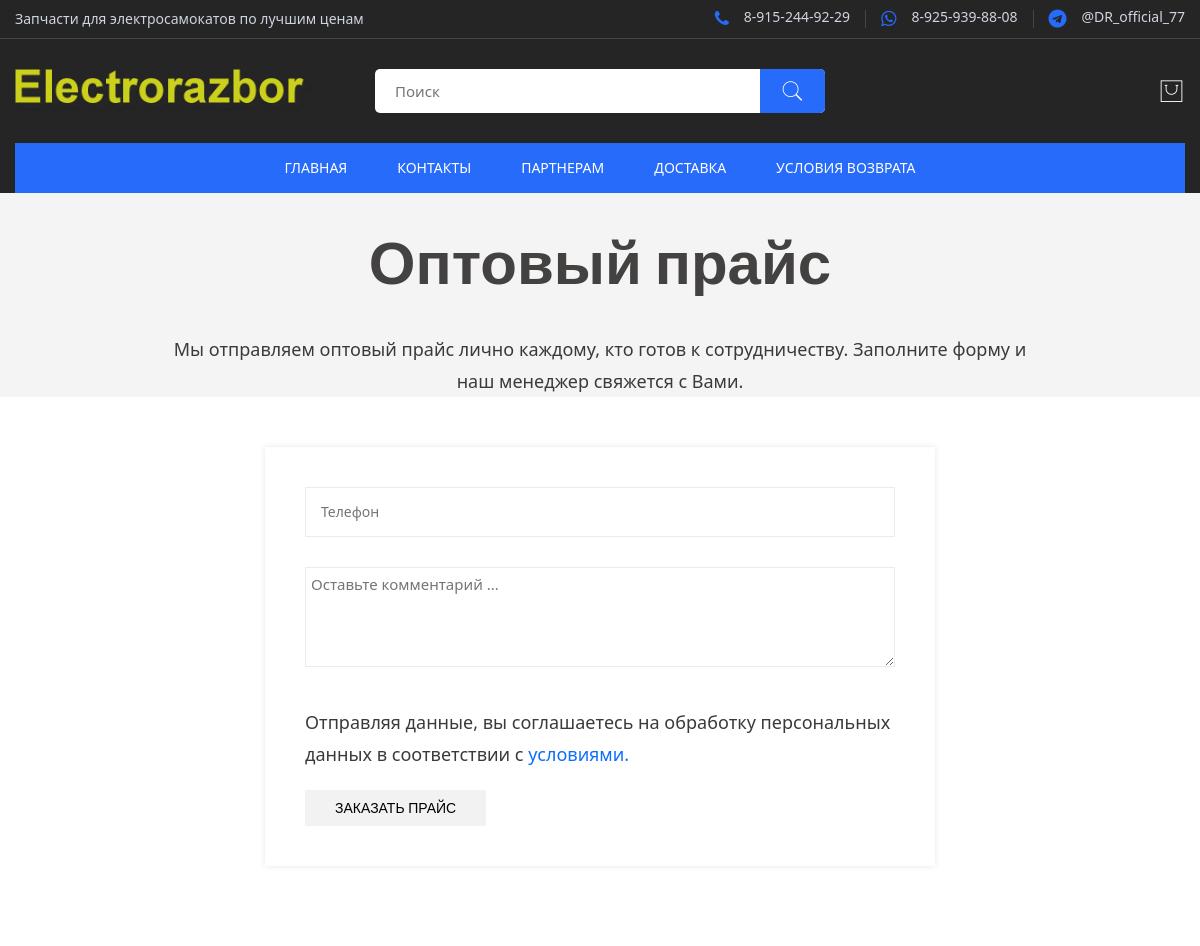
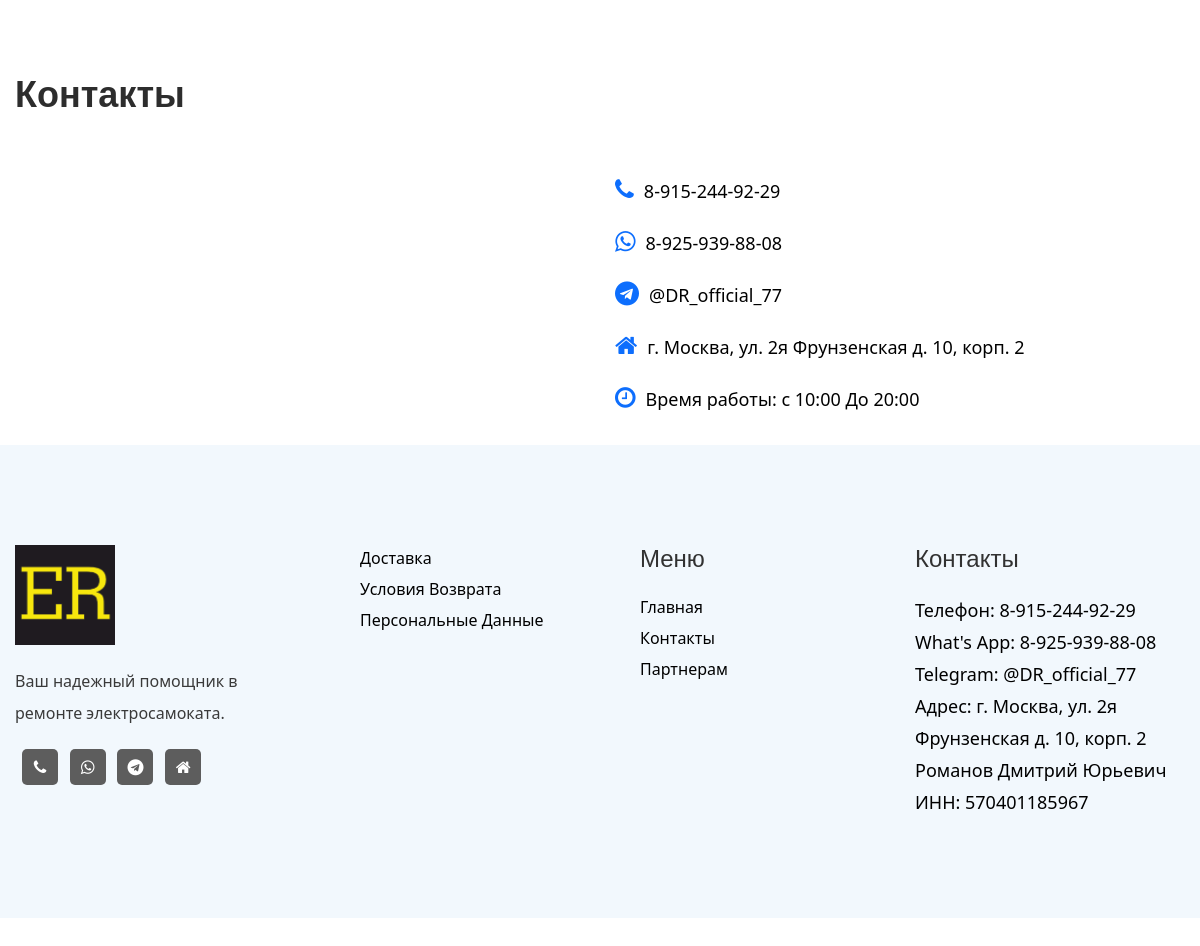
Screenshot of /optovii-price/ with the database file from the repository (2 pictures, top to bottom).
### coreapp/models.py (models this page shows, shortened)
class Contacts(models.Model):
    title = models.CharField(blank=False, max_length=180, verbose_name='Наименование')
    text = models.CharField(blank=False, max_length=180, verbose_name='Текст (выводимый)')
    link = models.CharField(blank=False, max_length=180, verbose_name='Ссылка', help_text='Например https://t.me/link')
    code = models.CharField(blank=False, default='fa-phone', max_length=180, verbose_name='Код иконки', help_text='Например fa-shower https://fontawesome.com/v4/icon/question')
    show_in_top = models.BooleanField(default=False, verbose_name='Выводить сверху')
    show_in_bottom = models.BooleanField(default=False, verbose_name='Выводить снизу')
    ranc = models.IntegerField(blank=False, default=1, verbose_name='Порядок вывода')
    class Meta:
        verbose_name = 'Контакт'
        verbose_name_plural = 'Контакты'
        ordering = ['ranc']

### coreapp/views.py (the view)
# urls.py: path('optovii-price/', views.price_opt, name='price_opt'),
def price_opt(request):
    return render(request, 'coreapp/price_opt.html', {
        'title': 'Оптовый прайс запчастей для электросамокатов. Запчасти для электросамокатов Ninebot и Xiaomi. Недорого.',
        'description': 'Оптовый прайс запчастей и комплектующих для электросамокатов Ninebot и Xiaomi',
        'contacts': Contacts.objects.all(),
    })

### coreapp/templates/coreapp/price_opt.html (shortened to what this page needs)
{% load static %}
{% include "layout/head.html" %}
<body>
    <div class="main-wrapper">
        {% include "layout/header.html" %}
        <div class="about-area pt-100px">
            <div class="container">
                <div class="row">
                    <div class="col-12">
                        <div class="about-wrapper text-center">
                            <div class="about-contant">
                                <h1 class="title">
                                    Оптовый прайс
                                </h1>
                                <p>Мы отправляем оптовый прайс лично каждому, кто готов к сотрудничеству. Заполните форму и наш менеджер свяжется с Вами.</p>
                            </div>
                        </div>
                    </div>
                </div>
            </div>
        </div>
        <div class="login-register-area pt-100px pb-100px">
            <div class="container">
                <div class="row">
                    <div class="col-lg-7 col-md-12 ml-auto mr-auto">
                        <div class="login-register-wrapper">
                            <div class="tab-content">
                                <div id="lg1" class="tab-pane active">
                                    <div class="login-form-container">
                                        <div class="login-register-form">
                                            <form id="priceform" method="post">
                                                <input id="phone" type="text" name="phone" placeholder="Телефон" />
                                                <textarea id="textmessage" style="padding: 0 5px;" placeholder="Оставьте комментарий ..." type="text" name="textmessage"></textarea>
                                                <div class="button-box">
                                                    <p style="padding-bottom: 20px;">Отправляя данные, вы соглашаетесь на обработку персональных данных в соответствии с
                                                        <a href='{% url 'coreapp:soglasie' %}'>условиями.</a></p>
                                                    <button type="submit"><span>Заказать прайс</span></button>
                                                </div>
                                            </form>
                                        </div>
                                    </div>
                                </div>
                            </div>
                        </div>
                    </div>
                </div>
            </div>
        </div>
        {% include "layout/contacts_block.html" %}
        {% include "layout/footer.html" %}
    </div>
</body>
</html>

### coreapp/templates/layout/contactsblock.html
{% for contact in contacts %}{% if contact.show_in_top %}
<li><a href="{{ contact.link }}"><i class="fa {{ contact.code }}"></i>{{ contact.text }}</a></li>
{% endif %}{% endfor %}

### coreapp/templates/layout/contacts_block.html (shortened to what this page needs)
<div class="container mb-30px">
    <div class="blog-post-content-inner mt-30px">
        <h2 class="blog-title">Контакты</h2>
    </div>
    <div class="row">
        <div class="col-md-6">
        </div>
        <div class="col-md-6" style="display: flex; flex-direction: column; justify-content: space-evenly;">
            {% for contact in contacts %}
            <a href="{{ contact.link }}" style="color: black; padding-top: 20px;"><i class="fa {{ contact.code }}" style="color: #0d6efd; font-size: 24px; padding-right: 10px;"></i>{{ contact.text }}</a>
            {% endfor %}
            <a href="#" style="color: black; padding-top: 20px;"><i class="fa fa-clock-o" style="color: #0d6efd; font-size: 24px; padding-right: 10px;"></i>Время работы: с 10:00 До 20:00</a>
        </div>
    </div>
</div>

### coreapp/templates/layout/footer.html
{% load static %}
<div class="footer-area">
    <div class="footer-container">
        <div class="footer-top">
            <div class="container">
                <div class="row">
                    <div class="col-md-6 col-lg-3 mb-md-30px mb-lm-30px">
                        <div class="single-wedge">
                            <div class="footer-logo">
                                <a href="{% url 'coreapp:home' %}l"><img src="{% static 'electrorazbor.png' %}" alt="" style="width: 100px;"></a>
                            </div>
                            <p class="about-text">Ваш надежный помощник в ремонте электросамоката.</p>
                            <ul class="link-follow">
                                {% for contact in contacts %}
                                {% if contact.show_in_bottom %}
                                <li><a href="{{ contact.link }}"><i class="fa {{ contact.code }}"></i></a></li>
                                {% endif %}
                                {% endfor %}
                            </ul>
                        </div>
                    </div>
                    <div class="col-md-6 col-lg-3 col-sm-6 mb-lm-30px pl-lg-60px">
                        <div class="single-wedge">
                            <div class="footer-links">
                                <div class="footer-row">
                                    <ul class="align-items-center">
                                        <li class="li"><a class="single-link" href="{% url 'coreapp:delivery' %}">Доставка</a></li>
                                        <li class="li"><a class="single-link" href="{% url 'coreapp:uslovija_vozvrata' %}">Условия возврата</a></li>
                                        <li class="li"><a class="single-link" href="{% url 'coreapp:soglasie' %}">Персональные данные</a></li>
                                    </ul>
                                </div>
                            </div>
                        </div>
                    </div>
                    <div class="col-md-6 col-lg-3 col-sm-6 mb-lm-30px pl-lg-40px">
                        <div class="single-wedge">
                            <h4 class="footer-herading">Меню</h4>
                            <div class="footer-links">
                                <div class="footer-row">
                                    <ul class="align-items-center">
                                        <li class="li"><a class="single-link" href="{% url 'coreapp:home' %}">Главная</a></li>
                                        <li class="li"><a class="single-link" href="{% url 'coreapp:contacts' %}">Контакты</a></li>
                                        <li class="li"><a class="single-link" href="{% url 'coreapp:home' %}#partners">Партнерам</a></li>
                                    </ul>
                                </div>
                            </div>
                        </div>
                    </div>
                    <div class="col-md-6 col-lg-3 col-sm-12">
                        <div class="single-wedge">
                            <h4 class="footer-herading">Контакты</h4>
                            <div class="footer-links">
                                {% for contact in contacts %}
                                <p>{{ contact.title }}:<a href="{{ contact.link }}"> {{ contact.text }}</a></p>
                                {% endfor %}
                                <p>Романов Дмитрий Юрьевич</p>
                                <p>ИНН: 570401185967</p>
                            </div>
                        </div>
                    </div>
                </div>
            </div>
        </div>
    </div>
</div>

### rows the page displays
Contacts: text "8-915-244-92-29", title "Телефон"
Contacts: text "8-925-939-88-08", title "What's App"
Contacts: text "@DR_official_77", title "Telegram"
Contacts: text "г. Москва, ул. 2я Фрунзенская д. 10, корп. 2", title "Адрес"
